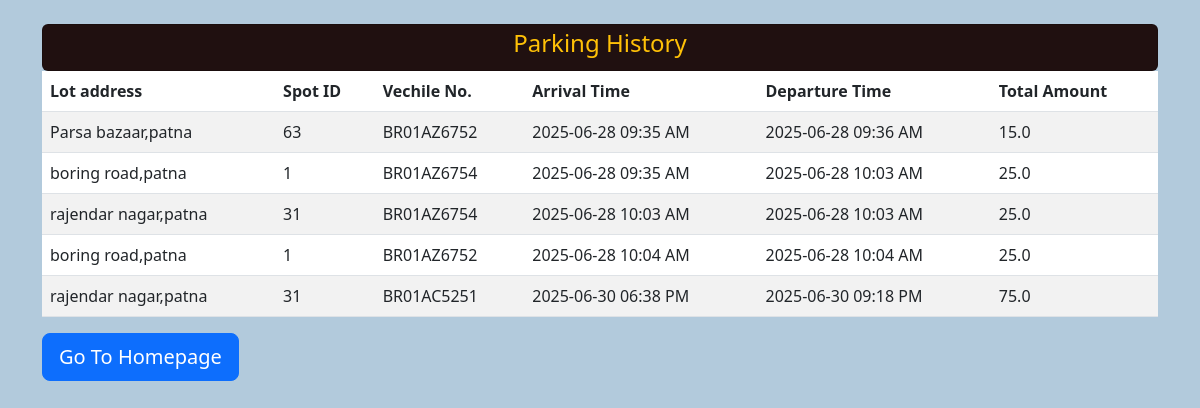
Before: /user/history/2 (signed in) with the older database file.
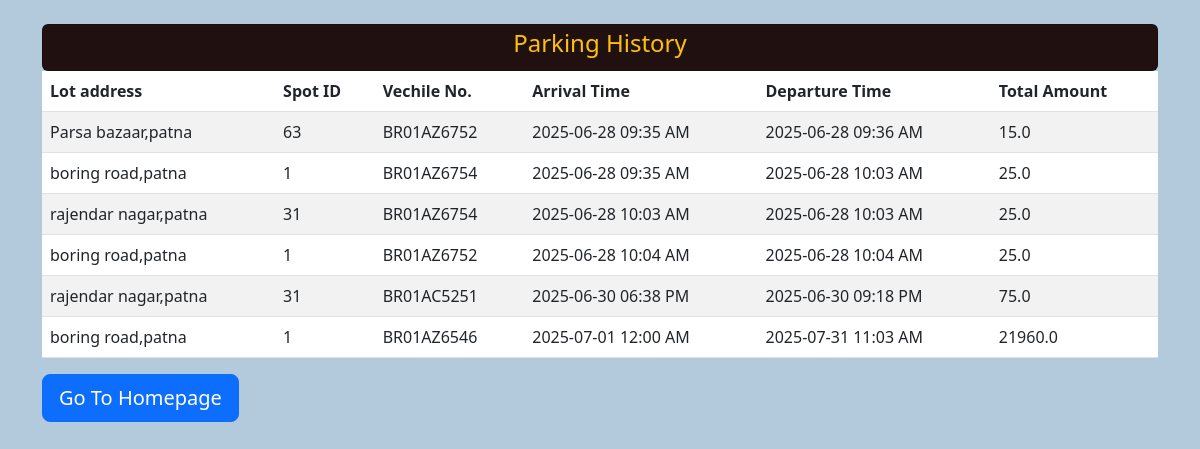
After: the same page with the newer database file.
### controllers/model.py (models this page shows)
class ParkingHistory(db.Model):
    id = db.Column(db.Integer, primary_key=True)
    user_id = db.Column(db.Integer)
    lot_name = db.Column(db.String(50))
    lot_address = db.Column(db.String(200))
    spot_id= db.Column(db.Integer)
    vehicle_number = db.Column(db.String(20))
    time_in = db.Column(db.String(20))
    time_out = db.Column(db.String(20))
    cost = db.Column(db.Float)

### controllers/user_route.py (the view)
@app.route("/user/history/<int:user_id>")
@login_required
def history(user_id):
    history = ParkingHistory.query.filter_by(user_id=user_id).all()
    return render_template("history.html",history=history,user_id=user_id)

### app.py (called while the page is built)
@login_manager.user_loader
def load_user(user_id):
    return User.query.get(user_id)

### templates/history.html (shortened to what this page needs)
<!DOCTYPE html>
<html lang="en">
<head>
  <link href="https://cdn.jsdelivr.net/npm/bootstrap@5.3.0/dist/css/bootstrap.min.css" rel="stylesheet">
</head>
<body>
      <div class="container mt-4">
    <div class="card mx-auto p-1" style="background-color: #201010;">
    <h4 class="text-center mb-6 text-warning">Parking History</h4>
     </div>
    <table class="table table-striped">
      <thead>
        <tr>
          <th>Lot address</th>
          <th>Spot ID</th>
          <th>Vechile No.</th>
          <th>Arrival Time</th>
          <th>Departure Time</th>
          <th>Total Amount</th>
        </tr>
      </thead>
      <tbody>
        {% for user in history %}
         <tr>
           <td>{{ user.lot_address }}</td>
           <td>{{ user.spot_id }}</td>
           <td>{{ user.vehicle_number }}</td>
           <td>{{ user.time_in }}</td>
           <td>{{ user.time_out }}</td>
           <td>{{ user.cost }}</td>
         </tr>
         {% else %}
         <tr>
            <td colspan="6">No Recod Found</td>
         </tr>
        {% endfor %}
        </tbody>
    </table>
    <a href="{{ url_for('user_dashboard', user_id=user_id) }}" class="btn btn-primary btn-lg">Go To Homepage</a>
</div>
</body>
</html>

Changed rows visible on the page:
added ParkingHistory: lot_address "boring road,patna", spot_id "1", vehicle_number "BR01AZ6546", time_in "2025-07-01 12:00 AM", time_out "2025-07-31 11:03 AM", cost "21960.0"
